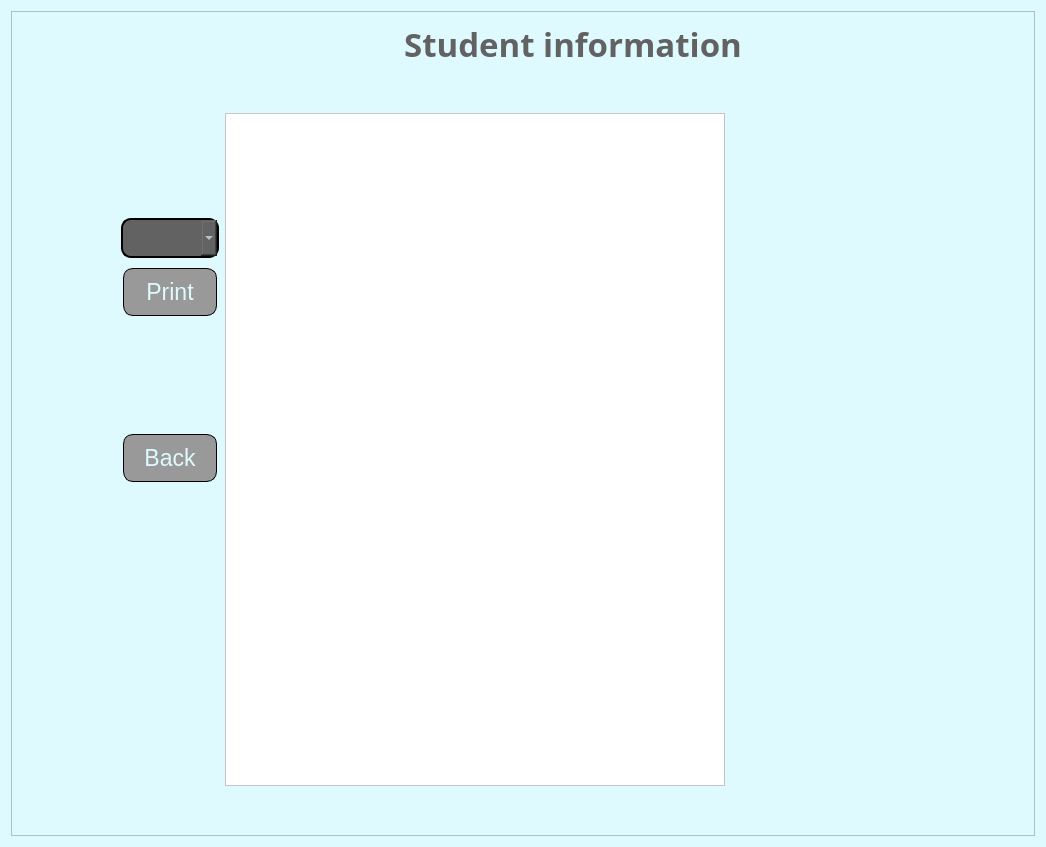
<?xml version="1.0" encoding="UTF-8"?>
<ui version="4.0">
 <class>Form</class>
 <widget class="QWidget" name="Form">
  <property name="geometry">
   <rect>
    <x>0</x>
    <y>0</y>
    <width>1046</width>
    <height>847</height>
   </rect>
  </property>
  <property name="windowTitle">
   <string>Form</string>
  </property>
  <property name="styleSheet">
   <string notr="true">background-color:rgb(222, 250, 255)</string>
  </property>
  <layout class="QGridLayout" name="gridLayout_2">
   <item row="0" column="1">
    <widget class="QFrame" name="frame">
     <property name="frameShape">
      <enum>QFrame::StyledPanel</enum>
     </property>
     <property name="frameShadow">
      <enum>QFrame::Raised</enum>
     </property>
     <layout class="QGridLayout" name="gridLayout">
      <item row="0" column="1">
       <widget class="QLabel" name="label">
        <property name="maximumSize">
         <size>
          <width>16777215</width>
          <height>100</height>
         </size>
        </property>
        <property name="font">
         <font>
          <family>Neo Sans W23 Bold</family>
          <pointsize>25</pointsize>
          <weight>75</weight>
          <bold>true</bold>
         </font>
        </property>
        <property name="styleSheet">
         <string notr="true">color: rgb(98, 98, 98);</string>
        </property>
        <property name="text">
         <string>Student information</string>
        </property>
        <property name="alignment">
         <set>Qt::AlignCenter</set>
        </property>
       </widget>
      </item>
      <item row="1" column="1">
       <spacer name="verticalSpacer_2">
        <property name="orientation">
         <enum>Qt::Vertical</enum>
        </property>
        <property name="sizeType">
         <enum>QSizePolicy::Fixed</enum>
        </property>
        <property name="sizeHint" stdset="0">
         <size>
          <width>20</width>
          <height>40</height>
         </size>
        </property>
       </spacer>
      </item>
      <item row="2" column="0">
       <spacer name="horizontalSpacer">
        <property name="orientation">
         <enum>Qt::Horizontal</enum>
        </property>
        <property name="sizeType">
         <enum>QSizePolicy::Fixed</enum>
        </property>
        <property name="sizeHint" stdset="0">
         <size>
          <width>100</width>
          <height>20</height>
         </size>
        </property>
       </spacer>
      </item>
      <item row="2" column="1">
       <layout class="QHBoxLayout" name="horizontalLayout">
        <item>
         <layout class="QVBoxLayout" name="verticalLayout">
          <item>
           <spacer name="verticalSpacer_4">
            <property name="orientation">
             <enum>Qt::Vertical</enum>
            </property>
            <property name="sizeHint" stdset="0">
             <size>
              <width>20</width>
              <height>40</height>
             </size>
            </property>
           </spacer>
          </item>
          <item>
           <widget class="QComboBox" name="comboBox_P10">
            <property name="sizePolicy">
             <sizepolicy hsizetype="Preferred" vsizetype="Fixed">
              <horstretch>2</horstretch>
              <verstretch>130</verstretch>
             </sizepolicy>
            </property>
            <property name="minimumSize">
             <size>
              <width>40</width>
              <height>40</height>
             </size>
            </property>
            <property name="styleSheet">
             <string notr="true">border: 2px solid;
border-radius: 10px;
background-color:rgb(98, 98, 98);
color: rgb(222, 250, 255);</string>
            </property>
           </widget>
          </item>
          <item>
           <widget class="QPushButton" name="pushButton_P10_Print">
            <property name="font">
             <font>
              <pointsize>17</pointsize>
              <underline>false</underline>
              <strikeout>false</strikeout>
             </font>
            </property>
            <property name="styleSheet">
             <string notr="true">QPushButton {
    background-color:rgb(153, 153, 153);
    color:rgb(222, 250, 255);
    border: 1px solid;
    padding: 10px 20px;
    text-align: center;
    text-decoration: none;
    display: inline-block;

    margin: 4px 2px;
    cursor: pointer;
    border-radius: 10px;
}

QPushButton:hover {
    background-color:rgb(153, 153, 153);
    color:rgb(255, 255, 255);

}

QPushButton:pressed  {
    background-color:rgb(255, 255, 255);
    color:rgb(0, 0, 0);}</string>
            </property>
            <property name="text">
             <string>Print</string>
            </property>
           </widget>
          </item>
          <item>
           <spacer name="verticalSpacer_5">
            <property name="orientation">
             <enum>Qt::Vertical</enum>
            </property>
            <property name="sizeHint" stdset="0">
             <size>
              <width>20</width>
              <height>40</height>
             </size>
            </property>
           </spacer>
          </item>
          <item>
           <widget class="QPushButton" name="pushButton_P10_back">
            <property name="font">
             <font>
              <pointsize>17</pointsize>
              <underline>false</underline>
              <strikeout>false</strikeout>
             </font>
            </property>
            <property name="styleSheet">
             <string notr="true">QPushButton {
    background-color:rgb(153, 153, 153);
    color:rgb(222, 250, 255);
    border: 1px solid;
    padding: 10px 20px;
    text-align: center;
    text-decoration: none;
    display: inline-block;

    margin: 4px 2px;
    cursor: pointer;
    border-radius: 10px;
}

QPushButton:hover {
    background-color:rgb(153, 153, 153);
    color:rgb(255, 255, 255);

}

QPushButton:pressed  {
    background-color:rgb(255, 255, 255);
    color:rgb(0, 0, 0);}</string>
            </property>
            <property name="text">
             <string>Back</string>
            </property>
           </widget>
          </item>
          <item>
           <spacer name="verticalSpacer_3">
            <property name="orientation">
             <enum>Qt::Vertical</enum>
            </property>
            <property name="sizeType">
             <enum>QSizePolicy::Preferred</enum>
            </property>
            <property name="sizeHint" stdset="0">
             <size>
              <width>20</width>
              <height>300</height>
             </size>
            </property>
           </spacer>
          </item>
         </layout>
        </item>
        <item>
         <widget class="QPlainTextEdit" name="plainTextEdit">
          <property name="font">
           <font>
            <family>Neo Sans W23</family>
            <pointsize>10</pointsize>
            <italic>false</italic>
            <kerning>true</kerning>
           </font>
          </property>
          <property name="styleSheet">
           <string notr="true">background-color: rgb(255, 255, 255);
padding: 50px;
color: rgb(98, 98, 98);
line-height: 200%;</string>
          </property>
          <property name="tabChangesFocus">
           <bool>false</bool>
          </property>
          <property name="undoRedoEnabled">
           <bool>false</bool>
          </property>
          <property name="lineWrapMode">
           <enum>QPlainTextEdit::WidgetWidth</enum>
          </property>
          <property name="readOnly">
           <bool>true</bool>
          </property>
          <property name="plainText">
           <string/>
          </property>
          <property name="overwriteMode">
           <bool>true</bool>
          </property>
          <property name="tabStopWidth">
           <number>80</number>
          </property>
          <property name="tabStopDistance">
           <double>80.000000000000000</double>
          </property>
          <property name="cursorWidth">
           <number>0</number>
          </property>
          <property name="textInteractionFlags">
           <set>Qt::TextSelectableByMouse</set>
          </property>
          <property name="maximumBlockCount">
           <number>0</number>
          </property>
          <property name="backgroundVisible">
           <bool>false</bool>
          </property>
          <property name="centerOnScroll">
           <bool>false</bool>
          </property>
         </widget>
        </item>
        <item>
         <spacer name="horizontalSpacer_2">
          <property name="orientation">
           <enum>Qt::Horizontal</enum>
          </property>
          <property name="sizeType">
           <enum>QSizePolicy::Fixed</enum>
          </property>
          <property name="sizeHint" stdset="0">
           <size>
            <width>300</width>
            <height>20</height>
           </size>
          </property>
         </spacer>
        </item>
       </layout>
      </item>
      <item row="3" column="1">
       <spacer name="verticalSpacer">
        <property name="orientation">
         <enum>Qt::Vertical</enum>
        </property>
        <property name="sizeType">
         <enum>QSizePolicy::Fixed</enum>
        </property>
        <property name="sizeHint" stdset="0">
         <size>
          <width>20</width>
          <height>40</height>
         </size>
        </property>
       </spacer>
      </item>
     </layout>
    </widget>
   </item>
  </layout>
 </widget>
 <resources/>
 <connections/>
</ui>
